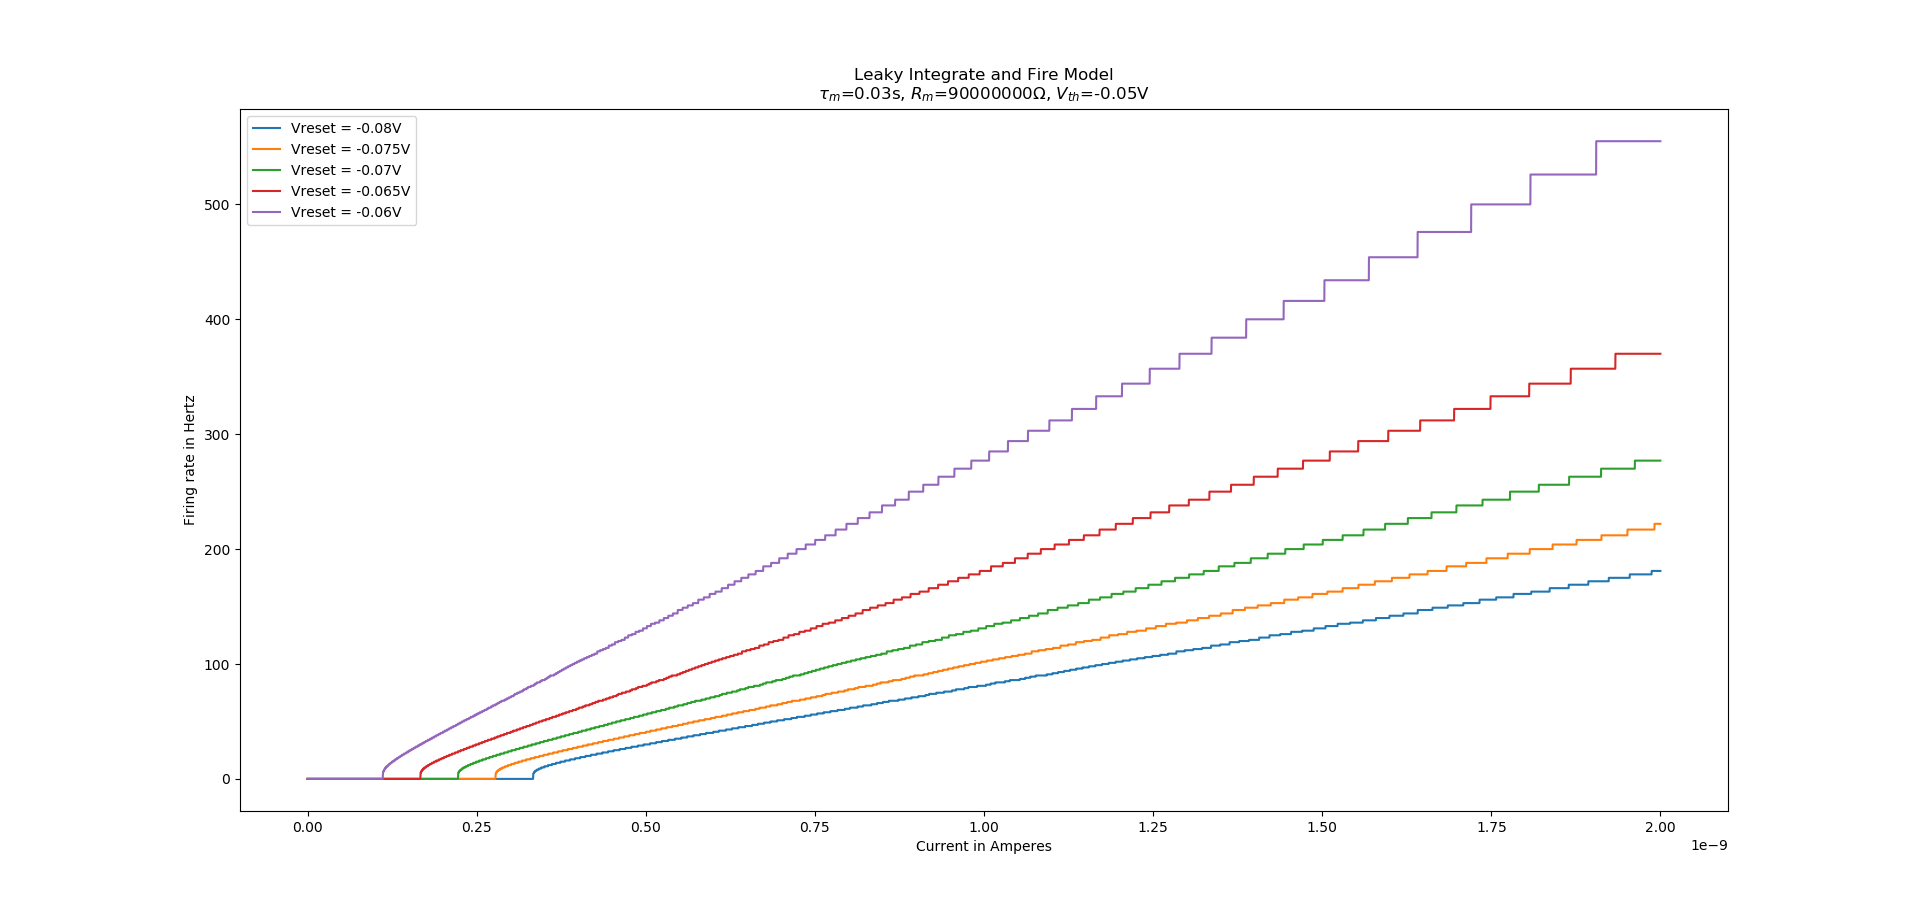

Write the Python code that produced this figure.
import numpy as np
from matplotlib import pyplot as plt

def main():

	# Define constants (from pg. 165a)
	tau = .030 # Neuron has a 30ms time constant
	Rm = 90000000 # Resistance is 90 Mega-Ohm
	Vth = -.050 # Threshold where we will spike

	iterations = 5000 # Was recommended 30000, it's a bit computationally heavy.
	delta_t = .0001 # Was recommended 10^-4 (.0001)
	upper_bound_for_current = 2*(10**-9)
	step_size = upper_bound_for_current / iterations
	total_time = iterations * delta_t

	range_of_currents = np.arange(0, upper_bound_for_current, step_size) # Creating a range of Ie

	range_of_resets = [-.080, -.075, -.070, -.065, -.060]
	#range_of_resets = [-.065]
	firing_rate_dict = {}

	# For each Vreset in the list, we will generate firing rates and a corresponding plot
	for Vreset in range_of_resets:
		spikes_list = generate_spikes(range_of_currents, tau, Vreset, Rm, Vth, iterations, delta_t)
		firing_rate_list = []

		firing_rate_list = [x / total_time for x in spikes_list]
		firing_rate_dict[Vreset] = firing_rate_list

	# Plotting,
	plt.title("Leaky Integrate and Fire Model\n" + r"$\tau{_m}$=" + str(tau) + \
			  r"s, $R_{m}$=" + str(Rm) + r"$\Omega$" + r", $V_{th}$=" + str(Vth) + "V")
	plt.xlabel('Current in Amperes')
	plt.ylabel('Firing rate in Hertz')

	legend_list = []
	for key in firing_rate_dict:
		plt.plot(range_of_currents, firing_rate_dict[key], label=key)
		legend_list.append("Vreset = " + str(key) + "V")

	plt.legend(legend_list)
	plt.show()


# generate_spikes()
# Given some tunable parameters, returns the number of spikes for a range
# of current
def generate_spikes(range_of_currents, tau, Vreset, Rm, Vth, iterations, delta_t):
	spikes_list = []
	for Ie in range_of_currents:
		V = Vreset
		num_of_spikes = 0

		resistance_and_current = Rm * Ie # This will be constant for same current

		# Each iteration of the loop is a timestep, i.e. delta_t
		for i in range(iterations):
			Vnext = V + (delta_t / tau) * (-V + Vreset + resistance_and_current)

			if Vnext >= Vth:
				V = Vreset # Setting V back to Vreset or El
				num_of_spikes += 1
			# Iterating
			else:
				V = Vnext

		spikes_list.append(num_of_spikes)
	return spikes_list


if __name__ == "__main__":
	main()
